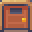

A 2D game scene composited from a Tiled map and its tileset images. What follows is a short description and the map's XML, with every tile layer's data as written:
An orthogonal 1x1 tile map with 32x32 px tiles, 1 tile layer (Tile Layer 1).

<map version="1.4" tiledversion="1.4.3" orientation="orthogonal" renderorder="right-down" width="1" height="1" tilewidth="32" tileheight="32" infinite="0" nextlayerid="2" nextobjectid="1">
    <tileset firstgid="1" source="animation.tsx" />
    <layer id="1" name="Tile Layer 1" width="1" height="1">
        <data encoding="csv">
            1
        </data>
    </layer>
</map>
